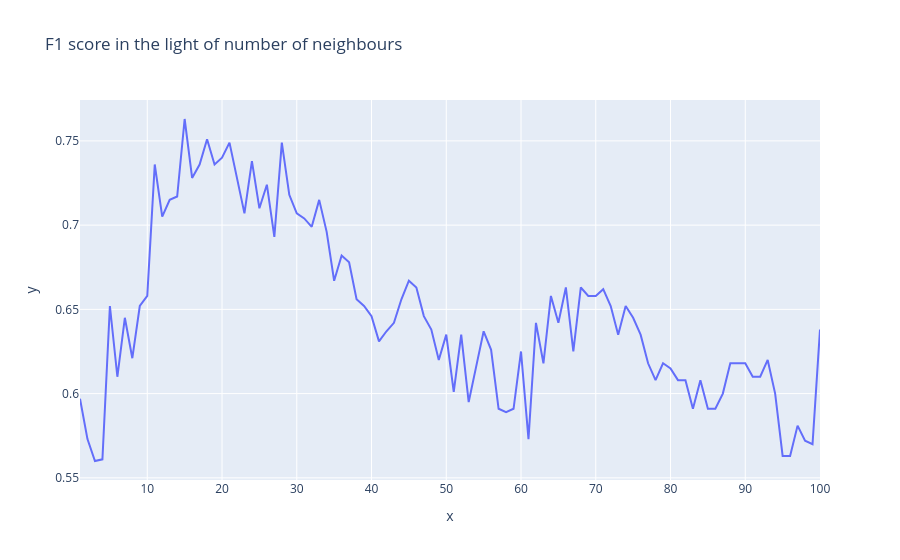

Notebook source saved alongside this figure:
### Code cell
fig = px.line(x=df_neighbour["n_neighbours"], y=df_neighbour["f1_score"], title="F1 score in the light of number of neighbours")
fig.show()

### Figure 1 — Plotly figure (JSON) as saved in the notebook; plotly's stock layout.template omitted (floating-point values rounded to 4 significant figures)
{"data": [{"hovertemplate": "x=%{x}<br>y=%{y}<extra></extra>", "legendgroup": "", "line": {"color": "#636efa", "dash": "solid"}, "marker": {"symbol": "circle"}, "mode": "lines", "name": "", "orientation": "v", "showlegend": false, "type": "scatter", "x": [1, 2, 3, 4, 5, 6, 7, 8, 9, 10, 11, 12, 13, 14, 15, 16, 17, 18, 19, 20, 21, 22, 23, 24, 25, 26, 27, 28, 29, 30, 31, 32, 33, 34, 35, 36, 37, 38, 39, 40, 41, 42, 43, 44, 45, 46, 47, 48, 49, 50, 51, 52, 53, 54, 55, 56, 57, 58, 59, 60, 61, 62, 63, 64, 65, 66, 67, 68, 69, 70, 71, 72, 73, 74, 75, 76, 77, 78, 79, 80, 81, 82, 83, 84, 85, 86, 87, 88, 89, 90, 91, 92, 93, 94, 95, 96, 97, 98, 99, 100], "xaxis": "x", "y": [0.597, 0.573, 0.56, 0.561, 0.652, 0.61, 0.645, 0.621, 0.652, 0.658, 0.736, 0.705, 0.715, 0.717, 0.763, 0.728, 0.736, 0.751, 0.736, 0.74, 0.749, 0.727, 0.707, 0.738, 0.71, 0.724, 0.693, 0.749, 0.718, 0.707, 0.704, 0.699, 0.715, 0.696, 0.667, 0.682, 0.678, 0.656, 0.652, 0.646, 0.631, 0.637, 0.642, 0.656, 0.667, 0.663, 0.646, 0.638, 0.62, 0.635, 0.601, 0.635, 0.595, 0.616, 0.637, 0.626, 0.591, 0.589, 0.591, 0.625, 0.573, 0.642, 0.618, 0.658, 0.642, 0.663, 0.625, 0.663, 0.658, 0.658, 0.662, 0.652, 0.635, 0.652, 0.645, 0.635, 0.618, 0.608, 0.618, 0.615, 0.608, 0.608, 0.591, 0.608, 0.591, 0.591, 0.6, 0.618, 0.618, 0.618, 0.61, 0.61, 0.62, 0.6, 0.563, 0.563, 0.581, 0.572, 0.57, 0.638], "yaxis": "y"}], "layout": {"legend": {"tracegroupgap": 0}, "title": {"text": "F1 score in the light of number of neighbours"}, "xaxis": {"anchor": "y", "domain": [0, 1], "title": {"text": "x"}}, "yaxis": {"anchor": "x", "domain": [0, 1], "title": {"text": "y"}}}}
